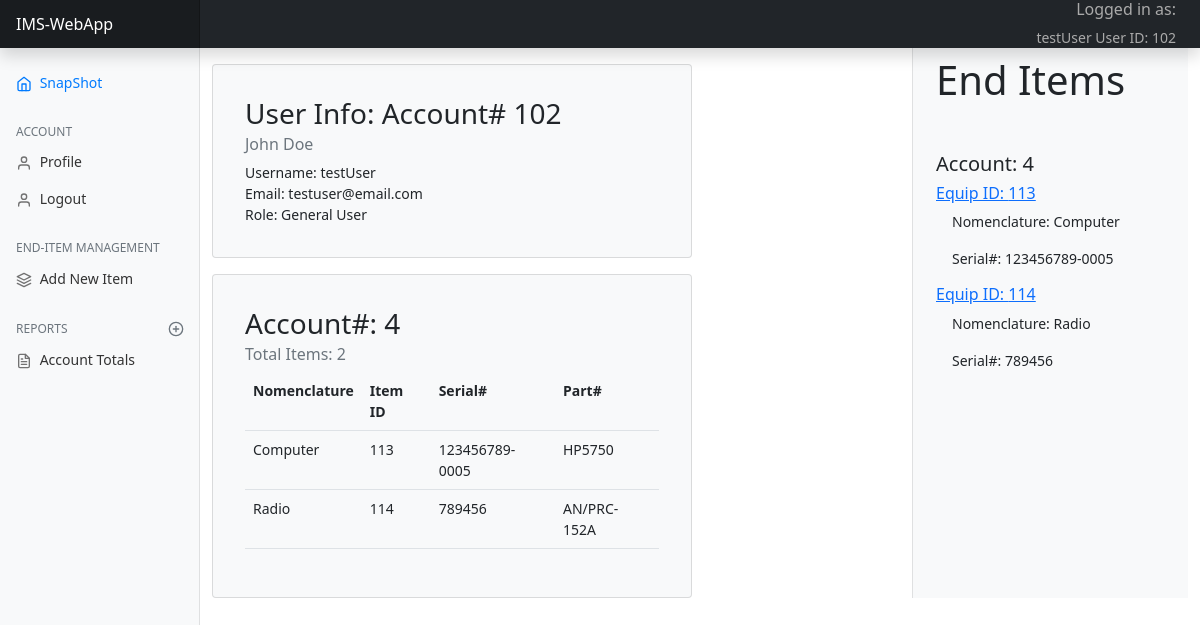
The app's page /home/ (signed in), older data.
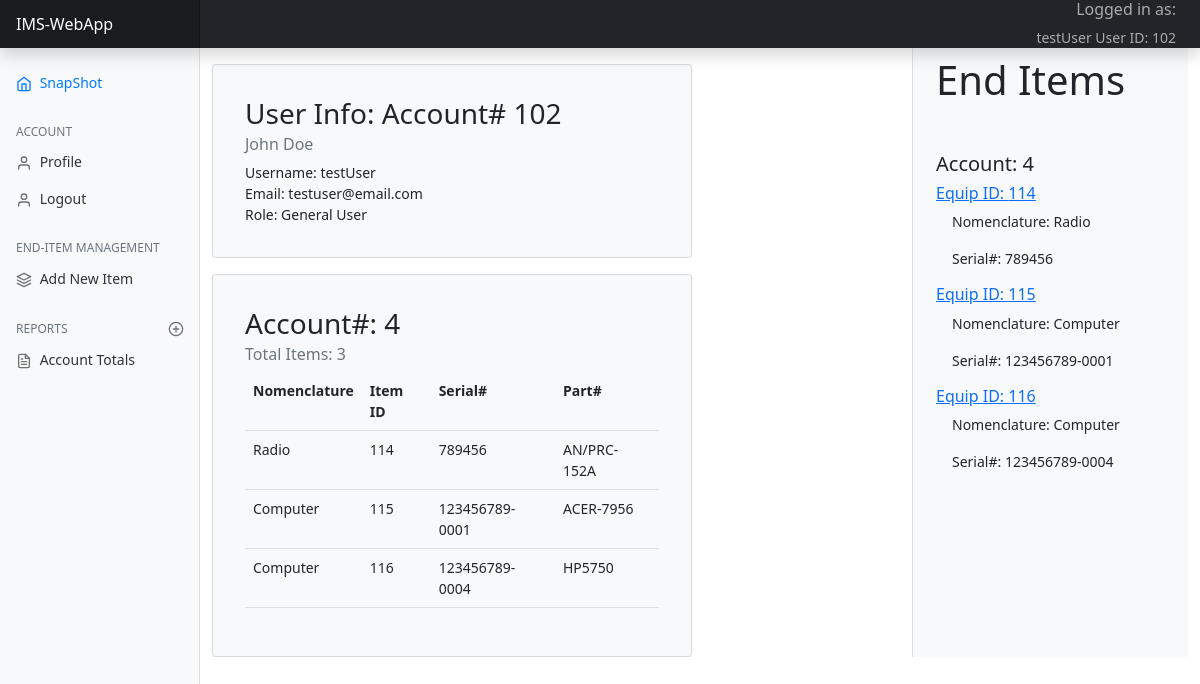
The same page, newer data.
### ims/models.py (models this page shows, shortened)
class EndItem(models.Model):
    SERVICEABLE = 'SR'
    NEEDS_REPAIR = 'R'
    UNREPAIRABLE = 'NR'
    STATUS_CHOICES = [
        (SERVICEABLE, 'Serviceable'),
        (NEEDS_REPAIR, 'Needs Repair'),
        (UNREPAIRABLE, 'Unrepairable'),
    ]
    end_item_id = models.AutoField(primary_key=True)
    nomenclature = models.CharField(max_length=45)
    part_number = models.CharField(max_length=45)
    serial_number = models.CharField(max_length=45)
    end_item_account_number = models.ForeignKey(EqAccount, on_delete=models.CASCADE, null=True, blank=True)
    status = models.CharField(max_length=45, choices=STATUS_CHOICES, default=SERVICEABLE)

### ims/views.py (the view)
# urls.py: 2. Add a URL to urlpatterns:  path('', views.home, name='home')
@login_required(login_url='login')
def home(request):
    current_user = request.user
    user_id = current_user.pk
    eq_acct = get_eq_acct(user_id)
    end_items = get_end_items(eq_acct)
    title = "Home"
    total_items = 0
    for item in end_items:
        total_items += 1
    context = {'total_items': total_items,
               'title': title,
               'current_user': current_user,
               'user_id': user_id,
               'eq_acct': eq_acct,
               'end_items': end_items
        }
    return render(request, 'ims/home.html', context)

### account/models.py (called while the page is built)
    def __str__(self):
        return self.email

### ims/views.py (called while the page is built)
def get_eq_acct(user_id):
    eq_acct = EqAccount.objects.values_list('eq_account_number', flat=True).filter(eq_account_custodian_id=user_id).first()
    return eq_acct

def get_end_items(eq_acct):
    end_items = EndItem.objects.filter(end_item_account_number=eq_acct)
    return end_items

### ims/templates/ims/home.html
{% extends "ims/ims_base.html" %}
{% block content %}
    <div class="card bg-light p-3 mt-3" style="width: 30rem;">
        <div class="card-body">
            <h3 class="card-title">User Info: Account# {{ user.pk }}</h3>
            <h6 class="card-subtitle mb-2 text-muted">{{ user.first_name }} {{ user.last_name }}</h6>
            <p class="card-text">Username: {{ user.username }}<br>
            Email: {{ user }}<br>
            {% if user.is_admin %}
                Role: Admin
            {% else %}
                Role: General User
            {% endif %}
            </p>
        </div>
    </div>
    <div class="card bg-light p-3 mt-3"   style="width: 30rem;">
        <div class="card-body">
            <h3 class="card-title">Account#: {{ eq_acct }}</h3>
            <h6 class="card-subtitle mb-2 text-muted">Total Items: {{ total_items }}</h6>
            <table class="table">
                <tr class="p-3">
                    <th>Nomenclature</th>
                    <th>Item ID</th>
                    <th>Serial#</th>
                    <th>Part#</th>
                </tr class="p-3">
                {% for item in end_items %}
                    <tr class="p-2">
                        <td>{{ item.nomenclature }}</td>
                        <td>{{ item.pk }}</td>
                        <td>{{ item.serial_number }}</td>
                        <td>{{ item.part_number }}</td>
                    </tr>
                {% endfor %}
            </table>
        </div>
    </div>
{% endblock %}

### ims/templates/ims/ims_base.html (shortened to what the changed rows need)
{% load static %}
<!doctype html>
<html lang="en">
  <head>
    <link href="https://cdn.jsdelivr.net/npm/bootstrap@5.0.0-beta2/dist/css/bootstrap.min.css" rel="stylesheet">
    <link href="https://getbootstrap.com/docs/5.0/examples/dashboard/dashboard.css" rel="stylesheet">
    <link rel="stylesheet" href="{% static 'ims_main.css' %}">
  </head>
<body>
    <div class="container-fluid">
        <div class="row">
            <div id="page-content" class="col-md-6 col-lg-7 col-sm-8">
            {% block content %} {% endblock %}
            </div>
            <div class="col-md-3 col-lg-3 col-sm-4">
                <div class="container right-side">
                    <h1 class="pt-2 mb-5">End Items</h1>
                    <h5 class="acct_id" id="{{ eq_acct }}" name="acct_id">Account: {{ eq_acct }}</h5>
                    {% for item in end_items %}
                        <a id="{{ item.end_item_id }}" href="{% url 'updateItem' item.end_item_id %}"><h6>Equip ID: {{ item.end_item_id }}</h6></a>
                        <p class="ps-3">Nomenclature: {{ item.nomenclature }}</p>
                        <p class="ps-3">Serial#: {{ item.serial_number }}</p>
                    {% endfor %}
                </div>
            </div>
        </div>
    </div>
</body>
</html>

Row changes from the older to the newer data that the page shows:
removed EndItem: nomenclature "Computer", pk "113", serial_number "123456789-0005", part_number "HP5750", end_item_id "113"
added EndItem: nomenclature "Computer", pk "115", serial_number "123456789-0001", part_number "ACER-7956", end_item_id "115"
added EndItem: nomenclature "Computer", pk "116", serial_number "123456789-0004", part_number "HP5750", end_item_id "116"
Text that changed along with them:
{{ total_items }}: "2" → "3"
